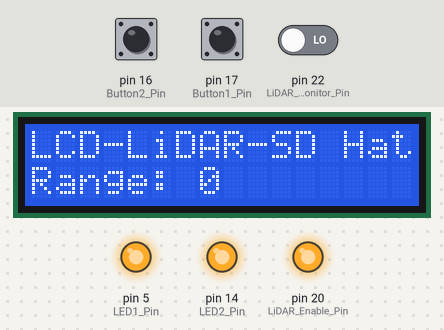
A sketch run on a simulated Arduino Mega 2560, built with avr-gcc and run on an emulated ATmega2560. On the bench: 16×2 character LCD, output pins drawn as LEDs (lit = HIGH). The test bench sets the inputs (shaded band); at power-on: pin 16 (Button2_Pin) LOW, pin 17 (Button1_Pin) LOW, pin 22 (LiDAR_Monitor_Pin) LOW. What the sketch prints to the serial monitor is not drawn.

Above: at 5.6 s.
5.7 s: pin 16 (Button2_Pin) pulled HIGH for 1 s
At 6.8 s:
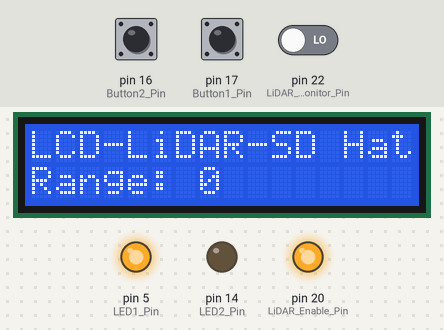
8.5 s: pin 17 (Button1_Pin) pulled HIGH for 1 s
At 9.6 s:
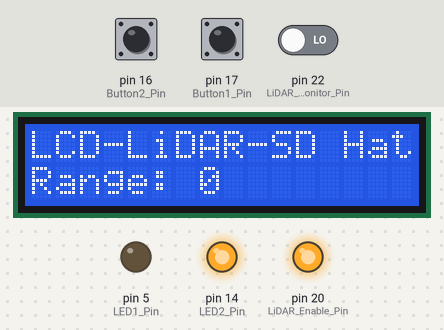
11.5 s: pin 17 (Button1_Pin) pulled HIGH for 3.2 s
At 15.6 s:
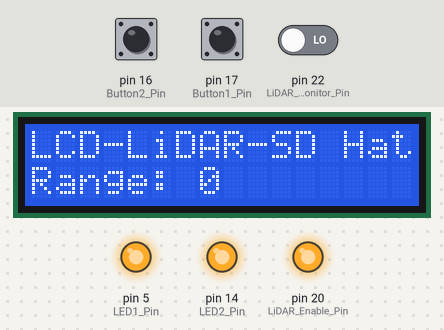
16.5 s: pin 16 (Button2_Pin) pulled HIGH for 3.2 s
At 18.4 s:
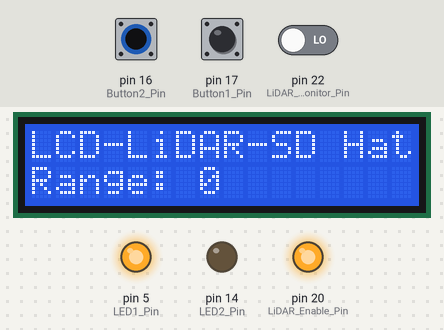
21.5 s: pin 16 (Button2_Pin) driven HIGH and pin 17 (Button1_Pin) driven HIGH
At 22.5 s:
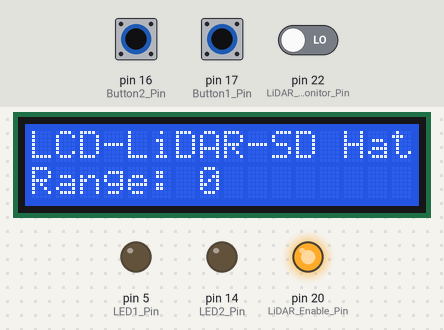
Timing chart, 0 to 24.5 s (numbered marks = the images above; inputs shaded):
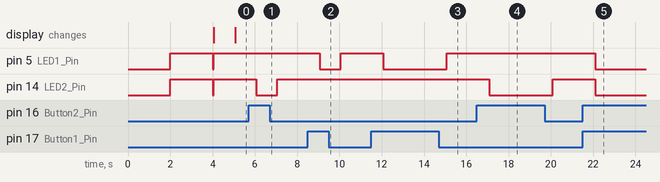

The sketch:

Teensy-LCD-LiDAR-SD-Hat.ino
```cpp
/***************************************************

  Jenner Hanni / Wickerbox Electronics Notes
  See the Github repo: https://github.com/wickerbox/Teensy-Hats/

****************************************************/


#include <SPI.h>
#include "SdFat.h"
#include <LiquidCrystal.h>

// Hook up to the SD card over SPI
// Assumes 11 MOSI, 12 MISO, 13 SCLK
int SDCS_Pin = 10;
SdFat SD;

// LCD
// LiquidCrystal lcd(rs, rw, enable, d4, d5, d6, d7)
LiquidCrystal lcd(2, 3, 4, 6, 7, 8, 9);

// LEDs and Buttons
int LED1_Pin = 5;
int LED2_Pin = 14;
int Button1_Pin = 17;
int Button2_Pin = 16;
int Button3_Pin = 15;

// LiDAR Setup
int LiDAR_Trigger_Pin = 21;
int LiDAR_Monitor_Pin = 22;
int LiDAR_Enable_Pin = 20;
int LiDAR_SDA_Pin = 18;
int LiDAR_SCL_Pin = 19;
unsigned long pulse_width;

void readLiDAR() {
  pulse_width = pulseIn(LiDAR_Monitor_Pin, HIGH); // Count how long the pulse is high in microseconds
  if (pulse_width != 0) { // If we get a reading that isn't zero, let's print it
    pulse_width = pulse_width / 10; // 10usec = 1 cm of distance for LIDAR-Lite
  }
}

void setup() {

  Serial.begin(9600);
  delay(1000);
  Serial.println("The program is on.");
  delay(1000);

  // Setup the LiDAR Rangefinder
  pinMode(LiDAR_Trigger_Pin, OUTPUT);
  pinMode(LiDAR_Monitor_Pin, INPUT);
  pinMode(LiDAR_Enable_Pin, OUTPUT);
  digitalWrite(LiDAR_Enable_Pin, HIGH); // turn sensor on
  digitalWrite(LiDAR_Trigger_Pin, LOW); // set for continuous read

  // Setup the buttons and LEDs
  pinMode(LED1_Pin, OUTPUT);
  pinMode(LED2_Pin, OUTPUT);
  pinMode(Button1_Pin, INPUT);
  pinMode(Button2_Pin, INPUT);
  pinMode(Button2_Pin, INPUT);

  // LED Test
  digitalWrite(LED1_Pin, HIGH);
  digitalWrite(LED2_Pin, HIGH);
  delay(2000);
  digitalWrite(LED1_Pin, LOW);
  digitalWrite(LED2_Pin, LOW);

  // Setup the LCD
  lcd.begin(16, 2);
  lcd.print("LCD-LiDAR-SD Hat");

}

void loop() {
  // check buttons
  digitalWrite(LED1_Pin, not(digitalRead(Button1_Pin)));
  digitalWrite(LED2_Pin, not(digitalRead(Button2_Pin)));

  // check lidar
  readLiDAR();

  // update LCD
  lcd.setCursor(0, 1);
  lcd.print("Range: ");
  lcd.print(pulse_width);
}
```

Measured:
- after the input at 5.7 s, pin 14 (LED2_Pin): HIGH → LOW after 0.37 s, → HIGH 1.0 s later
- after the input at 8.5 s, pin 5 (LED1_Pin): HIGH → LOW after 0.57 s, → HIGH 1.0 s later
- after the input at 11.5 s, pin 5 (LED1_Pin): HIGH → LOW after 0.58 s, → HIGH 3.0 s later
- after the input at 16.5 s, pin 14 (LED2_Pin): HIGH → LOW after 0.58 s, → HIGH 3.0 s later
- after the input at 21.5 s, pin 5 (LED1_Pin), pin 14 (LED2_Pin): HIGH → LOW after 0.59 s
